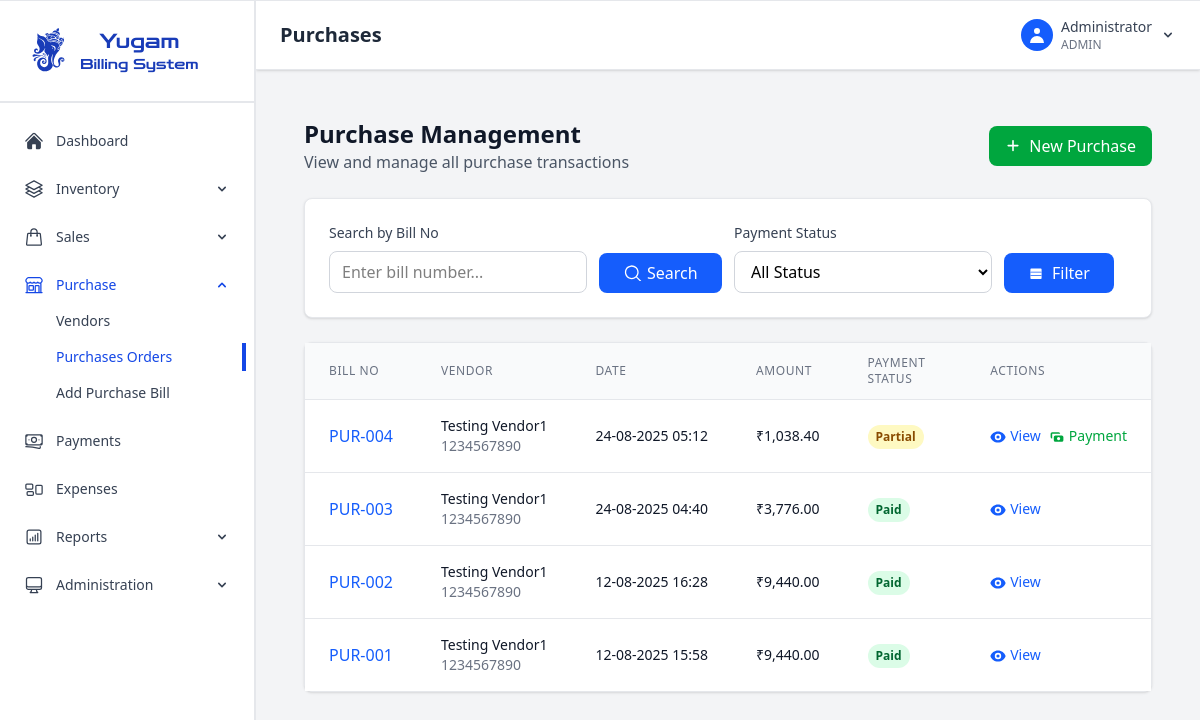
The app's page /purchases (signed in), older data.
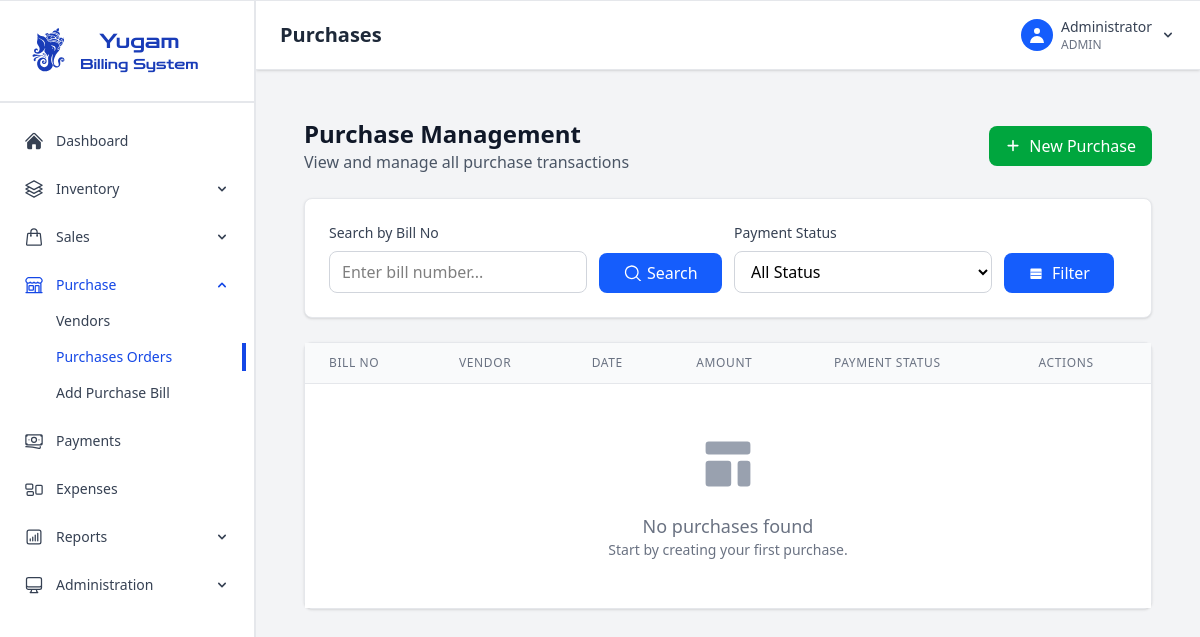
The same page, newer data.
### app.py (models this page shows)
class Purchase(db.Model):
    id = db.Column(db.Integer, primary_key=True)
    bill_no = db.Column(db.String(20), unique=True, nullable=False)
    po_bill_no = db.Column(db.String(50), nullable=True)  # PO Bill Number from vendor
    purchase_date = db.Column(db.Date, nullable=False, default=datetime.utcnow().date())
    vendor_id = db.Column(db.Integer, db.ForeignKey('vendor.id'))
    total_amount = db.Column(db.Float, nullable=False)
    discount = db.Column(db.Float, default=0)
    cgst = db.Column(db.Float, default=0)
    sgst = db.Column(db.Float, default=0)
    final_amount = db.Column(db.Float, nullable=False)
    payment_status = db.Column(db.String(20), default='unpaid')  # paid, partial, unpaid
    created_at = db.Column(db.DateTime, default=datetime.utcnow)
    vendor = db.relationship('Vendor', backref='purchases')

class Vendor(db.Model):
    id = db.Column(db.Integer, primary_key=True)
    name = db.Column(db.String(100), nullable=False)
    mobile_number = db.Column(db.String(15), unique=True, nullable=False)
    gst_number = db.Column(db.String(15))
    address = db.Column(db.Text)
    products_supplied = db.Column(db.Text)
    created_at = db.Column(db.DateTime, default=datetime.utcnow)

### app.py (the view)
@app.route('/purchases')
@login_required
def purchases():
    page = request.args.get('page', 1, type=int)
    search = request.args.get('search', '', type=str)
    status = request.args.get('status', '', type=str)
    query = Purchase.query.order_by(Purchase.created_at.desc())
    if search:
        query = query.filter(Purchase.bill_no.contains(search))
    if status:
        query = query.filter(Purchase.payment_status==status)
    purchases = query.paginate(page=page, per_page=10, error_out=False)
    return render_template('purchases.html', purchases=purchases, search=search)

### app.py (called while the page is built)
@login_manager.user_loader
def load_user(user_id):
    return User.query.get(int(user_id))

@app.context_processor
def inject_datetime():
    return {'datetime': datetime}

### templates/purchases.html (shortened to what the changed rows need)
{% extends "base.html" %}
{% block page_title %}Purchases{% endblock %}
{% block content %}
<div class="p-6">
    <div class="mb-6">
        <div class="flex justify-between items-center">
            <div>
                <h1 class="text-2xl font-bold text-gray-900">Purchase Management</h1>
            </div>
        </div>
    </div>
    <div class="bg-white rounded-lg shadow-sm border border-gray-200">
        <div class="overflow-x-auto">
            <table class="min-w-full divide-y divide-gray-200">
                <thead class="bg-gray-50">
                    <tr>
                        <th class="px-6 py-3 text-left text-xs font-medium text-gray-500 uppercase tracking-wider">Bill No</th>
                        <th class="px-6 py-3 text-left text-xs font-medium text-gray-500 uppercase tracking-wider">Vendor</th>
                        <th class="px-6 py-3 text-left text-xs font-medium text-gray-500 uppercase tracking-wider">Date</th>
                        <th class="px-6 py-3 text-left text-xs font-medium text-gray-500 uppercase tracking-wider">Amount</th>
                        <th class="px-6 py-3 text-left text-xs font-medium text-gray-500 uppercase tracking-wider">Payment Status</th>
                        <th class="px-6 py-3 text-left text-xs font-medium text-gray-500 uppercase tracking-wider">Actions</th>
                    </tr>
                </thead>
                <tbody class="bg-white divide-y divide-gray-200">
                    {% for purchase in purchases.items %}
                    <tr class="hover:bg-gray-50">
                        <td class="px-6 py-4 whitespace-nowrap">
                            <button onclick="viewPurchaseDetails({{ purchase.id }})"
                                    class="text-blue-600 hover:text-blue-800 font-medium">
                                {{ purchase.bill_no }}
                            </button>
                        </td>
                        <td class="px-6 py-4 whitespace-nowrap">
                            <div class="text-sm font-medium text-gray-900">
                                {{ purchase.vendor.name if purchase.vendor else 'Unknown Vendor' }}
                            </div>
                            {% if purchase.vendor %}
                            <div class="text-sm text-gray-500">{{ purchase.vendor.mobile_number }}</div>
                            {% endif %}
                        </td>
                        <td class="px-6 py-4 whitespace-nowrap text-sm text-gray-900">
                            {{ purchase.created_at.strftime('%d-%m-%Y %H:%M') }}
                        </td>
                        <td class="px-6 py-4 whitespace-nowrap text-sm font-medium text-gray-900">
                            ₹{{ "{:,.2f}".format(purchase.final_amount) }}
                        </td>
                        <td class="px-6 py-4 whitespace-nowrap">
                            {% if purchase.payment_status == 'paid' %}
                                <span class="inline-flex px-2 py-1 text-xs font-semibold rounded-full bg-green-100 text-green-800">
                                    Paid
                                </span>
                            {% elif purchase.payment_status == 'partial' %}
                                <span class="inline-flex px-2 py-1 text-xs font-semibold rounded-full bg-yellow-100 text-yellow-800">
                                    Partial
                                </span>
                            {% else %}
                                <span class="inline-flex px-2 py-1 text-xs font-semibold rounded-full bg-red-100 text-red-800">
                                    Unpaid
                                </span>
                            {% endif %}
                        </td>
                        <td class="px-6 py-4 whitespace-nowrap text-sm font-medium">
                            <div class="flex space-x-2">
                                <button onclick="viewPurchaseDetails({{ purchase.id }})"
                                        class="text-blue-600 hover:text-blue-900">
                                    <svg class="w-4 h-4 inline mr-1" fill="currentColor" viewBox="0 0 20 20">
                                        <path d="M10 12a2 2 0 100-4 2 2 0 000 4z"/>
                                        <path fill-rule="evenodd" d="M.458 10C1.732 5.943 5.522 3 10 3s8.268 2.943 9.542 7c-1.274 4.057-5.064 7-9.542 7S1.732 14.057.458 10zM14 10a4 4 0 11-8 0 4 4 0 018 0z" clip-rule="evenodd"/>
                                    </svg>View
                                </button>
                                {% if purchase.payment_status != 'paid' %}
                                <button onclick="addVendorPayment({{ purchase.id }})"
                                        class="text-green-600 hover:text-green-900">
                                    <svg class="w-4 h-4 inline mr-1" fill="currentColor" viewBox="0 0 20 20">
                                        <path fill-rule="evenodd" d="M4 4a2 2 0 00-2 2v4a2 2 0 002 2V6h10a2 2 0 00-2-2H4zm2 6a2 2 0 012-2h8a2 2 0 012 2v4a2 2 0 01-2 2H8a2 2 0 01-2-2v-4zm6 4a2 2 0 100-4 2 2 0 000 4z" clip-rule="evenodd"/>
                                    </svg>Payment
                                </button>
                                {% endif %}
                            </div>
                        </td>
                    </tr>
                    {% else %}
                    <tr>
                        <td colspan="6" class="px-6 py-12 text-center text-gray-500">
                            <svg class="w-16 h-16 mx-auto mb-4 text-gray-400" fill="currentColor" viewBox="0 0 20 20">
                                <path d="M3 4a1 1 0 011-1h12a1 1 0 011 1v2a1 1 0 01-1 1H4a1 1 0 01-1-1V4zM3 10a1 1 0 011-1h6a1 1 0 011 1v6a1 1 0 01-1 1H4a1 1 0 01-1-1v-6zM14 9a1 1 0 00-1 1v6a1 1 0 001 1h2a1 1 0 001-1v-6a1 1 0 00-1-1h-2z"/>
                            </svg>
                            <p class="text-lg">No purchases found</p>
                            <p class="text-sm">{{ 'No purchases match your search.' if search else 'Start by creating your first purchase.' }}</p>
                        </td>
                    </tr>
                    {% endfor %}
                </tbody>
            </table>
        </div>
    </div>
</div>
{% endblock %}

Row changes from the older to the newer data that the page shows:
removed Purchase: bill_no "PUR-004", vendor "Testing Vendor1", vendor.mobile_number "1234567890", created_at "24-08-2025 05:12", final_amount "1,038.40", payment_status "Partial"
removed Purchase: bill_no "PUR-003", vendor "Testing Vendor1", vendor.mobile_number "1234567890", created_at "24-08-2025 04:40", final_amount "3,776.00", payment_status "Paid"
removed Purchase: bill_no "PUR-002", vendor "Testing Vendor1", vendor.mobile_number "1234567890", created_at "12-08-2025 16:28", final_amount "9,440.00", payment_status "Paid"
removed Purchase: bill_no "PUR-001", vendor "Testing Vendor1", vendor.mobile_number "1234567890", created_at "12-08-2025 15:58", final_amount "9,440.00", payment_status "Paid"
Text that changed along with them:
text now shown: "No purchases found Start by creating your first purchase."
